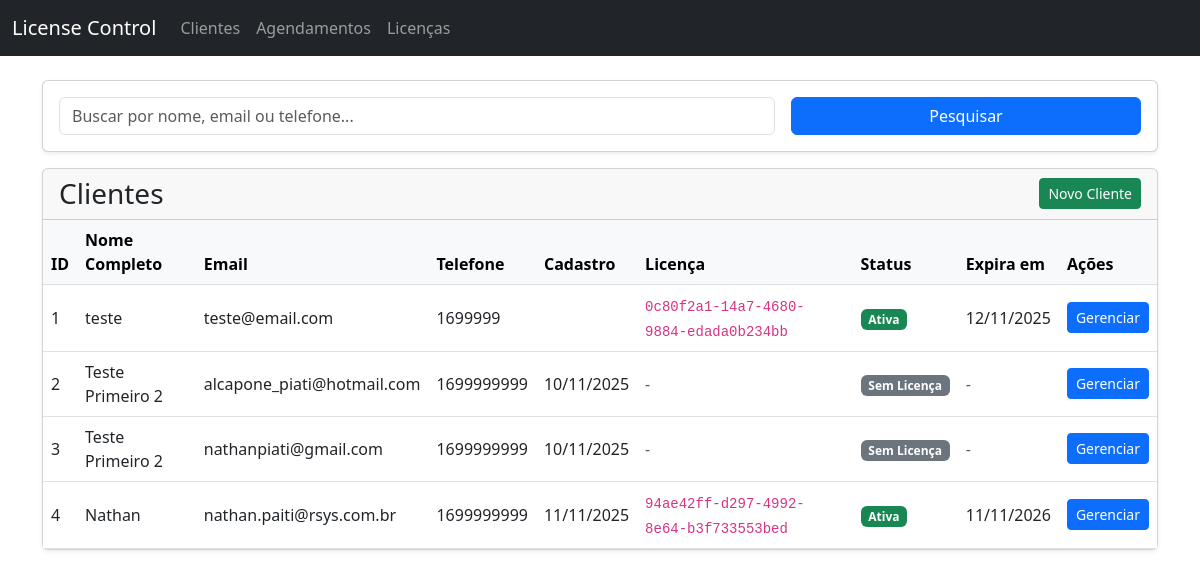
/clientes/, run on the app's committed database.
### licenses/models.py (models this page shows, shortened)
class Cliente(models.Model):
    nome_completo = models.CharField(max_length=100)
    telefone = models.CharField(max_length=20, blank=True)
    email = models.EmailField(max_length=150, blank=True, null=True)
    criado_em = models.DateTimeField(auto_now_add=True)
    atualizado_em = models.DateTimeField(auto_now=True)

### licenses/views.py (the view, shortened to what this page needs)
# urls.py: path('clientes/', views.gerenciar_clientes, name='gerenciar_clientes'),
def gerenciar_clientes(request):
    query = request.GET.get("q", "")
    licenca_sub = License.objects.filter(cliente=OuterRef('pk')).order_by('-data_inicio')
    clientes = (
        Cliente.objects.all()
        .annotate(
            licenca_chave=Subquery(licenca_sub.values('key')[:1]),
            licenca_status=Subquery(licenca_sub.values('is_active')[:1]),
            licenca_expira_em=Subquery(licenca_sub.values('expires_at')[:1]),
        )
    )
    for c in clientes:
        if c.licenca_status is True:
            c.licenca_status = "Ativo"
        elif c.licenca_status is False:
            c.licenca_status = "Expirado"
        else:
            c.licenca_status = None
    return render(request, "admin_clientes.html", {"clientes": clientes, "query": query})

### templates/admin_clientes.html (shortened to what this page needs)
{% extends "base.html" %}
{% block content %}
<div class="card shadow-sm mt-3">
    <div class="card-body">
        <form method="get" action="{% url 'gerenciar_clientes' %}" class="row g-3">
            <div class="col-md-8">
                <input type="text" name="q" class="form-control"
                       placeholder="Buscar por nome, email ou telefone..."
                       value="{{ query }}">
            </div>
            <div class="col-md-4">
                <button type="submit" class="btn btn-primary w-100">
                     Pesquisar
                </button>
            </div>
        </form>
    </div>
</div>
<div class="card shadow-sm mt-3">
    <div class="card-header d-flex justify-content-between align-items-center">
        <h3 class="mb-0"> Clientes</h3>
        <a href="{% url 'criar_cliente' %}" class="btn btn-success btn-sm">
             Novo Cliente
        </a>
    </div>
    <div class="card-body p-0">
        <div class="table-responsive">
            <table class="table table-hover mb-0 align-middle">
                <thead class="table-light">
                    <tr>
                        <th>ID</th>
                        <th>Nome Completo</th>
                        <th>Email</th>
                        <th>Telefone</th>
                        <th>Cadastro</th>
                        <th>Licença</th>
                        <th>Status</th>
                        <th>Expira em</th>
                        <th>Ações</th>
                    </tr>
                </thead>
                <tbody>
                    {% for cliente in clientes %}
                        <tr>
                            <td>{{ cliente.id }}</td>
                            <td>{{ cliente.nome_completo }}</td>
                            <td>{{ cliente.email|default:"-" }}</td>
                            <td>{{ cliente.telefone|default:"-" }}</td>
                            <td>{{ cliente.criado_em|date:"d/m/Y" }}</td>
                            <td>
                                {% if cliente.licenca_chave %}
                                    <code>{{ cliente.licenca_chave }}</code>
                                {% else %}
                                    <span class="text-muted">-</span>
                                {% endif %}
                            </td>
                            <td>
                                {% if cliente.licenca_status %}
                                    {% if cliente.licenca_status|lower == "ativo" %}
                                        <span class="badge bg-success">
                                             Ativa
                                        </span>
                                    {% elif cliente.licenca_status|lower == "expirado" %}
                                        <span class="badge bg-danger">
                                            <i class="bi bi-x-circle-fill"></i> Expirada
                                        </span>
                                    {% else %}
                                        <span class="badge bg-warning text-dark">
                                            <i class="bi bi-exclamation-triangle-fill"></i> {{ cliente.licenca_status|capfirst }}
                                        </span>
                                    {% endif %}
                                {% else %}
                                    <span class="badge bg-secondary">
                                         Sem Licença
                                    </span>
                                {% endif %}
                            </td>
                            <td>
                                {% if cliente.licenca_expira_em %}
                                    {{ cliente.licenca_expira_em|date:"d/m/Y" }}
                                {% else %}
                                    <span class="text-muted">-</span>
                                {% endif %}
                            </td>
                            <td>
                                <a href="/licencas/?cliente={{ cliente.id }}" class="btn btn-sm btn-primary">
                                     Gerenciar
                                </a>
                            </td>
                        </tr>
                    {% empty %}
                        <tr>
                            <td colspan="9" class="text-center py-4 text-muted">
                                Nenhum cliente encontrado.
                            </td>
                        </tr>
                    {% endfor %}
                </tbody>
            </table>
        </div>
    </div>
</div>
{% endblock %}

### data on the page
Cliente: id "1", nome_completo "teste", email "teste@email.com", telefone "1699999", licenca_chave "0c80f2a1-14a7-4680-9884-edada0b234bb", shows "Ativa", licenca_expira_em "12/11/2025"
Cliente: id "2", nome_completo "Teste Primeiro 2", email "alcapone_piati@hotmail.com", telefone "1699999999", criado_em "10/11/2025", shows "Sem Licença"
Cliente: id "3", nome_completo "Teste Primeiro 2", email "nathanpiati@gmail.com", telefone "1699999999", criado_em "10/11/2025", shows "Sem Licença"
Cliente: id "4", nome_completo "Nathan", email "nathan.paiti@rsys.com.br", telefone "1699999999", criado_em "11/11/2025", licenca_chave "94ae42ff-d297-4992-8e64-b3f733553bed", shows "Ativa", licenca_expira_em "11/11/2026"
